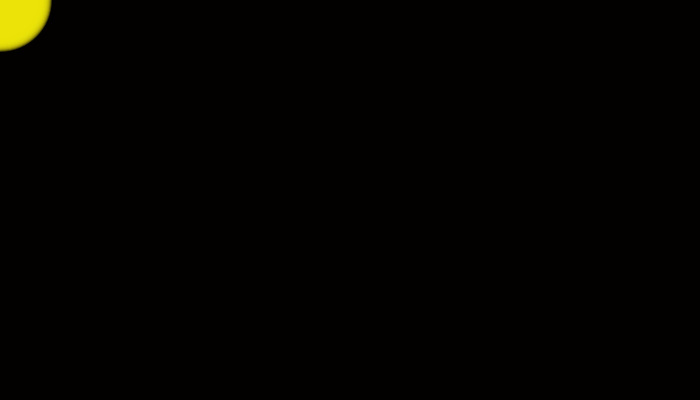
Frame 1 (no input)
Frame 60 (the mouse pressed at the canvas centre just before this capture): identical to frame 1, image omitted
Frame 120 (the mouse held since frame 60 and released just before this capture): identical to frame 1, image omitted

The Processing sketch that drew this single still picture (run headless with seeded random() and noise(); from frame 60 on, the mouse is pressed at the canvas centre):

// Processing sketch: processing_41389
// ── processing_41389.pde

int[] trail_x;
int[] trail_y;
int index = 0;
 
void setup() {
  size(700,400);
  smooth();
  trail_x = new int[100];
  trail_y = new int[100];
}
 
void draw() {
  background(3,0,0);
  
  
  stroke(0, 128);
  for (int i=0; i < trail_x.length; i++) {
     
    int pos = (index+i) % trail_x.length;
     
    fill(map(i, 0, trail_x.length, 0, 250), 232, 8, 50);   
    ellipse(trail_x[pos], trail_y[pos], 5+i, 5+i); 
  }
}

 
void mouseMoved() {
  trail_x[index] = mouseX;
  trail_y[index] = mouseY;
  index++;
  if (index >= trail_x.length) index = 0;
}
